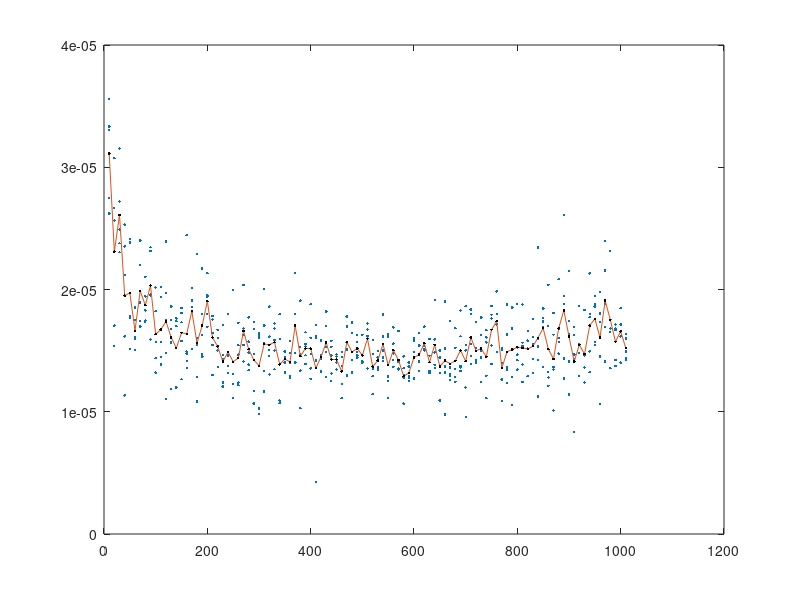

Here is the MATLAB script that generated this plot: (Note: this script raises an error after producing the figure.)
clear all 
close all
a=0;
b=0;
c=1;
neval=3001;
%%
if a
a1=load('nnglobalsessionupto565.mat');
a2=load('nnglobalsession565to645.mat');

a3=load('nnglobalsession645845.mat');
a4=load('nnglobalsession865andup.mat');
a5=load('nnglobalsession1000.mat');
% a6=load('nnglobalsession2000.mat');
% a7=load('nnglobalsession1500.mat');
% a8=load('nnglobalsession12501750.mat
El=a1.El;
El=[El;a2.El(6:end,:);a3.El(6:end,:);a4.El;a5.El;];%a6.El;a7.El;a8.El];
El(:,2)=El(:,2)/neval;
Elmean=[];

k=0;
n_prev=El(1,1);
m=0;
i=1;
variance =[];
while i<size(El,1)
   q=find(El(:,1)==El(i,1));
   r=El(q,:);
   Elmean=[Elmean; mean(r,1)];
   variance=[variance;El(i,1),var(r(:,2))];
   i=q(end)+1;
   dummy=2;
end

[~,k]=sort(Elmean(:,1));
Elmean=Elmean(k,:);

figure('Position',[10,10,1200,400]);
plot(El(:,1),El(:,2),'.')
hold on 
plot(Elmean(:,1),Elmean(:,2));
hold on 
plot(Elmean(:,1),Elmean(:,2),'.k','markersize',10);
grid on
xlabel('Nr neurons')
ylabel('MSE')
legend('final MSE single run','Average final MSE');
saveas(gcf,'Report/plots/nnopti.eps','epsc');
end
%%
if b
b1=load("findoptimumRBFNN.mat");
b2=load("findoptimumRBFNNupto38.mat");

El2=b2.El; 
El3=b1.El;
El2=[El2;El3]./[1,neval];
Elm=[b2.El_mean;b1.El_mean]./[1,neval];
grad=diff(Elm(:,2));
grad=[Elm(2:end,1),grad];
grad_m=movmean(grad(:,2),5);
threshold=-1e-6;
window=10;
for k=window:size(grad_m,1)
    grads=grad_m(k-(window+-1):k);
    ns=grad(k-(window+-1):k,1);
    T=grads>threshold;
    if sum(T)==window
        n=ns(end);
        break
    end
end



figure('Position',[10,10,1200,800])
subplot(211)
plot(El2(:,1),El2(:,2),'.')
hold on
plot(Elm(:,1),Elm(:,2))
grid on
legend('final MSE single run','Average final MSE');
subplot(212)
plot(grad(:,1),grad(:,2))
hold on
plot(grad(:,1),grad_m);
grid on 
legend('Error gradient','Moving Average Error gradient (10 samples)','location','southeast')
saveas(gcf,'Report/plots/nnopti2.eps','epsc');
end 
%%
if c
    clearvars -except c neval

c1=load('findoptimumfixevalupto650.mat');
c2=load('findoptimumfixeval660to.mat'); 
Elc=[c1.El;c2.El]./[1,neval];
Elmeanc=[c1.El_mean;c2.El_mean]./[1,neval];
minE=inf; 
search=1;
k=1;
window=15;
while search && k<=size(Elmeanc,1)
    if Elmeanc(k,2)<minE
        minE=Elmeanc(k,2);
        j=k;
    end
    
    if (k-j)>=window
        search=0;
    end
    
    k=k+1; 
end
    
nsel=Elmeanc(j,1);


figure('Position',[10,10,1200,400])
plot(Elc(:,1),Elc(:,2),'.');
hold on 
plot(Elmeanc(:,1),Elmeanc(:,2));

hold on 
plot(Elmeanc(:,1),Elmeanc(:,2),'.k');
hold on 
xline(nsel,'--')
hold on 
plot(Elmeanc(j,1),Elmeanc(j,2),'.g','MarkerSize',20);
hold on 
text(1.05*nsel,0.6*minE,strcat(num2str(nsel)," neurons:"));
text(1.05*nsel,0.4*minE,strcat("Min MSE:",num2str(minE)));
grid on
xlim([min(Elc(:,1)),max(Elc(:,1))]);
xlabel("neurons");
ylabel("MSE [-]");
saveas(gcf,"Report/plots/findoptinn.eps",'epsc');
end
